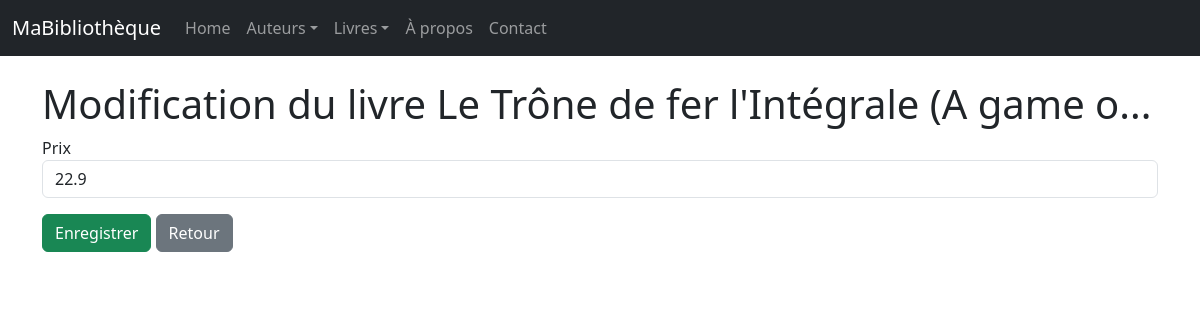
The page /livres/2/update/ on the database as committed earlier.
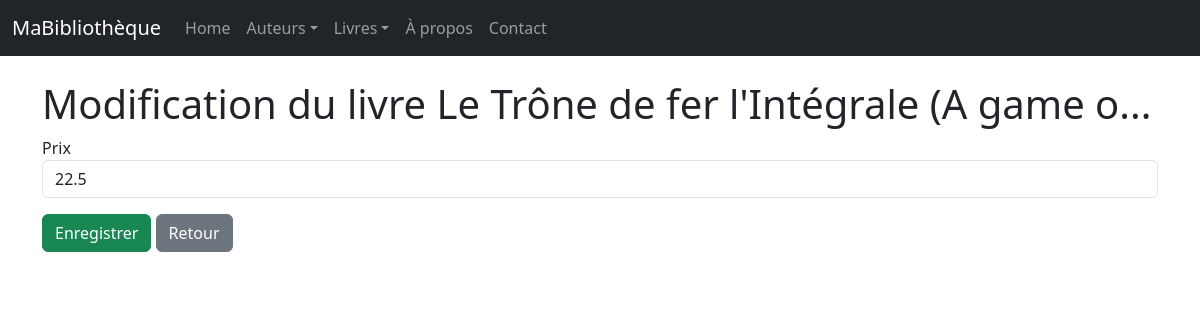
The same page on the database as committed later.
### monApp/models.py (models this page shows, shortened)
class Livre(db.Model):
    idL = db.Column( db.Integer, primary_key=True )
    Prix = db.Column( db.Float )
    Titre = db.Column( db.String(100) )
    Url = db.Column( db.String(255) )
    Img = db.Column( db.String(255) )
    auteur_id = db.Column (db.Integer , db.ForeignKey ("auteur.idA") )
    auteur = db.relationship ("Auteur", backref =db.backref ("livres", lazy="dynamic") )

### monApp/views.py (the view)
@app.route('/livres/<idL>/update/')
def updateLivre(idL):
    unLivre = Livre.query.get(idL)
    unForm = FormLivre(idL=unLivre.idL , Titre=unLivre.Titre,Prix=unLivre.Prix)
    return render_template("livre_update.html",selectedLivre=unLivre, updateForm=unForm)

### monApp/forms.py
class FormLivre(FlaskForm):
    idL=HiddenField('idL')
    Titre = StringField ('Titre')
    Auteur = StringField('auteur')
    Prix = FloatField('Prix')

### monApp/templates/livre_update.html (shortened to what this page needs)
{% extends "base.html" %}
{% block main %}
<h1 >Modification du livre {{ selectedLivre.Titre }}</h1>
<form role="form" method="POST" action="{{ url_for ('saveLivre') }}">
<div
{% if updateForm.Prix.errors %}
class="form-group has-error"
{% else %}
class="form-group mb-3"
{% endif %}
>
{{ updateForm.Prix.label }}
{{ updateForm.Prix(size =50, class_="form-control") }}
</div>
<input class ="btn btn-success" type="submit" value ="Enregistrer">
<a href="{{ url_for('getLivres') }}" class="btn btn-secondary">Retour</a>
</form >
{% endblock %}

Rows that differ between the two databases and show on the page:
changed Livre "Le Trône de fer l'Intégrale (A game o...": Prix "22.9" → "22.5"
